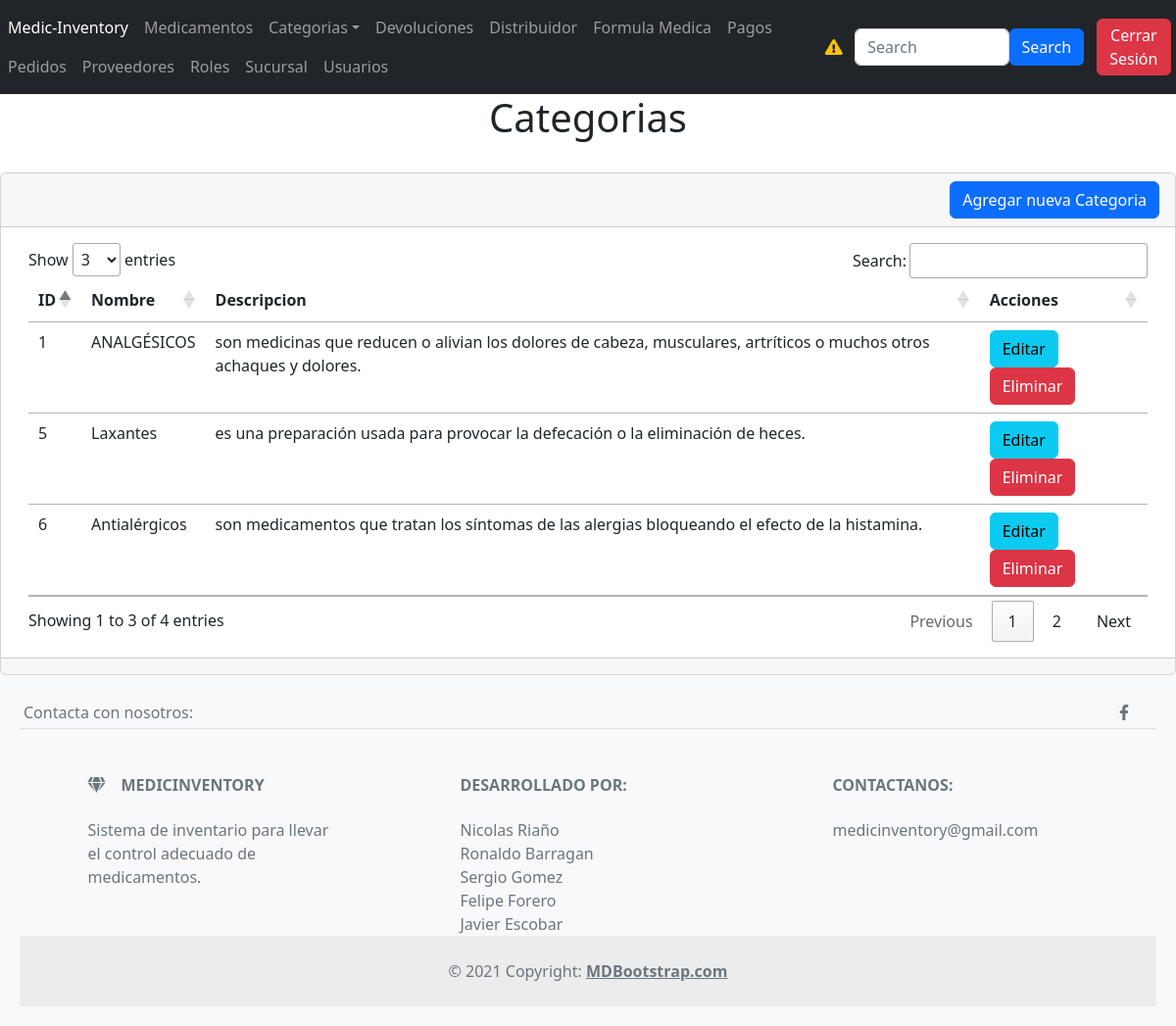
The app's page /Secciones/Categorias/index.php (signed in) with its own data.
### tables this page shows
CREATE TABLE `categoria` (
  `idCATEGORIA` int(11) NOT NULL,
  `DescripcionCate` varchar(255) NOT NULL,
  `nombreCat` varchar(255) NOT NULL
);

### Plantillas/funciones.php (called while the page is built, shortened)
<?php
function obtenerRolUsuario($conexion)
{
    $idPersona = $_SESSION['idPersona'];
    $sentencia = $conexion->prepare("SELECT nombreRol FROM persona INNER JOIN rol ON persona.ROL_idRol = rol.idRol WHERE idPersona = :idPersona");
    $sentencia->bindParam(":idPersona", $idPersona);
    $sentencia->execute();
    $resultado = $sentencia->fetch(PDO::FETCH_ASSOC);
    return isset($resultado['nombreRol']) ? $resultado['nombreRol'] : 'Administrador';
}
?>

### Secciones/Categorias/index.php (the view, shortened to what this page needs)
<?php
include("../../database.php");
$sentencia = $conexion->prepare("SELECT * FROM categoria");
$sentencia->execute();
$lista_categoria = $sentencia->fetchAll(PDO::FETCH_ASSOC);
?>
<?php include("../../Plantillas/header.php"); ?>
<h1 class="text-center text-info text-dark">Categorias</h1>
<div class="card">
    <?php
    if ($rolUsuario === 'Administrador' || $rolUsuario === 'Asistente') {
        ?>
        <div class="card-header" style="text-align: right">
            <a name="" id="" class="btn btn-primary" href="crear.php" role="button">Agregar nueva Categoria</a>
        </div>
        <?php
    }
    ?>
    <div class="card-body">
        <div class="table-responsive-sm container-sm" style="max-width: 100%; overflow-x: auto;">
            <table class="table " id="tabla_id">
                <thead>
                    <tr>
                        <th scope="col">ID</th>
                        <th scope="col">Nombre</th>
                        <th scope="col">Descripcion</th>
                        <th scope="col">Acciones</th>
                    </tr>
                </thead>
                <tbody>
                    <?php foreach ($lista_categoria as $registro) { ?>
                        <tr class="">
                            <td scope="row">
                                <?php echo $registro['idCATEGORIA'] ?>
                            </td>
                            <td>
                                <?php echo $registro['nombreCat'] ?>
                            </td>
                            <td scope="row">
                                <?php echo $registro['DescripcionCate'] ?>
                            </td>
                            <td>
                            <?php
                                if ($rolUsuario == 'Administrador') {
                                    ?>
                                    <a name="" id="" class="btn btn-info"
                                        href="editar.php?txtID=<?php echo $registro['idCATEGORIA'] ?>" role="button">Editar</a>
                                    <a name="" id="" class="btn btn-danger"
                                        href="javascript:borrar(<?php echo $registro['idCATEGORIA']; ?>);"
                                        role="button">Eliminar</a>
                                    <?php
                                } elseif ($rolUsuario == 'Asistente') {
                                    ?>
                                    <a name="" id="" class="btn btn-info"
                                        href="editar.php?txtID=<?php echo $registro['idCATEGORIA'] ?>" role="button">Editar</a>
                                    <?php
                                } elseif ($rolUsuario == 'Lector') {
                                }
                                ?></tr>
                    <?php } ?>
                </tbody>
            </table>
        </div>
    </div>
    <div class="card-footer text-muted"></div>
</div>
<?php include("../../Plantillas/footer.php"); ?>

### Plantillas/header.php (style rules this page uses)
body { display: flex; flex-direction: column; min-height: 100vh; margin: 0; }

### Plantillas/footer.php (style rules this page uses)
body { display: flex; flex-direction: column; min-height: 100vh; margin: 0; }

### records on screen
categoria: idCATEGORIA "1", nombreCat "ANALGÉSICOS", DescripcionCate "son medicinas que reducen o alivian los dolores de cabeza, musculares, artríticos o muchos otros achaques y dolores."
categoria: idCATEGORIA "5", nombreCat "Laxantes", DescripcionCate "es una preparación usada para provocar la defecación o la eliminación de heces."
categoria: idCATEGORIA "6", nombreCat "Antialérgicos", DescripcionCate "son medicamentos que tratan los síntomas de las alergias bloqueando el efecto de la histamina."
